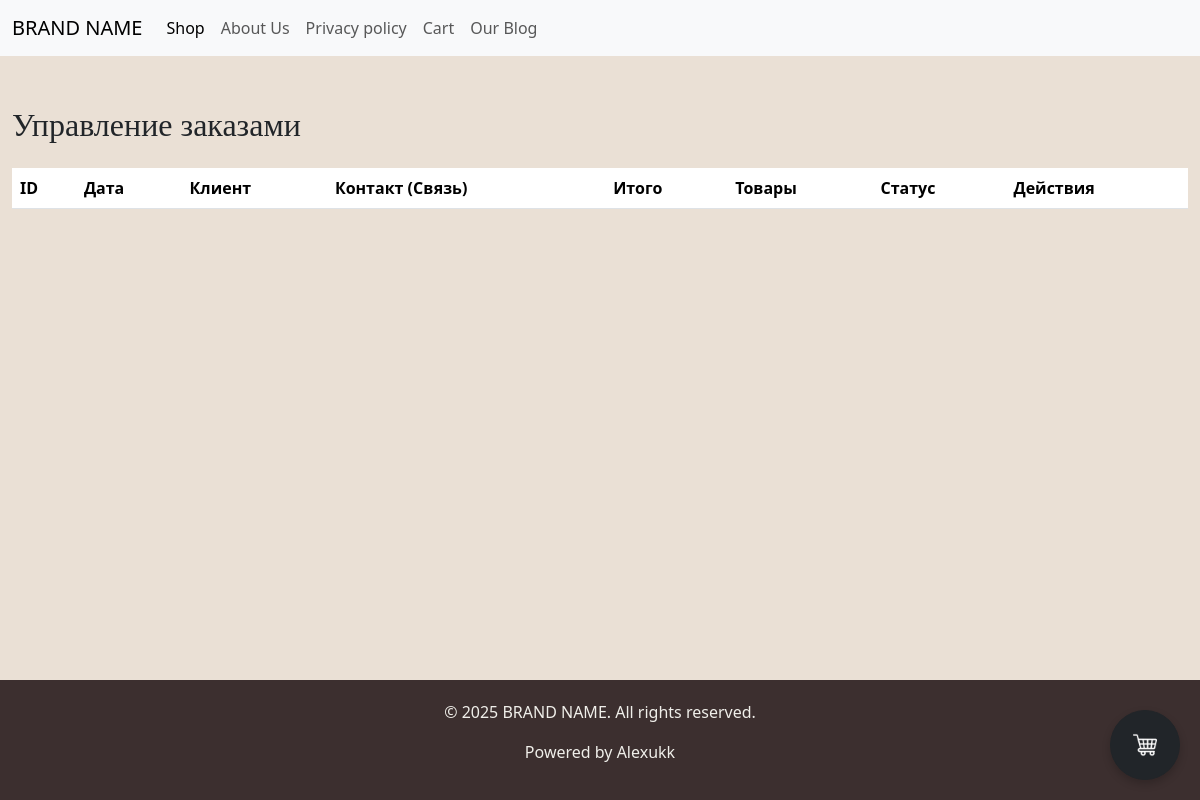
The app's page /admin/orders (signed in), older data.
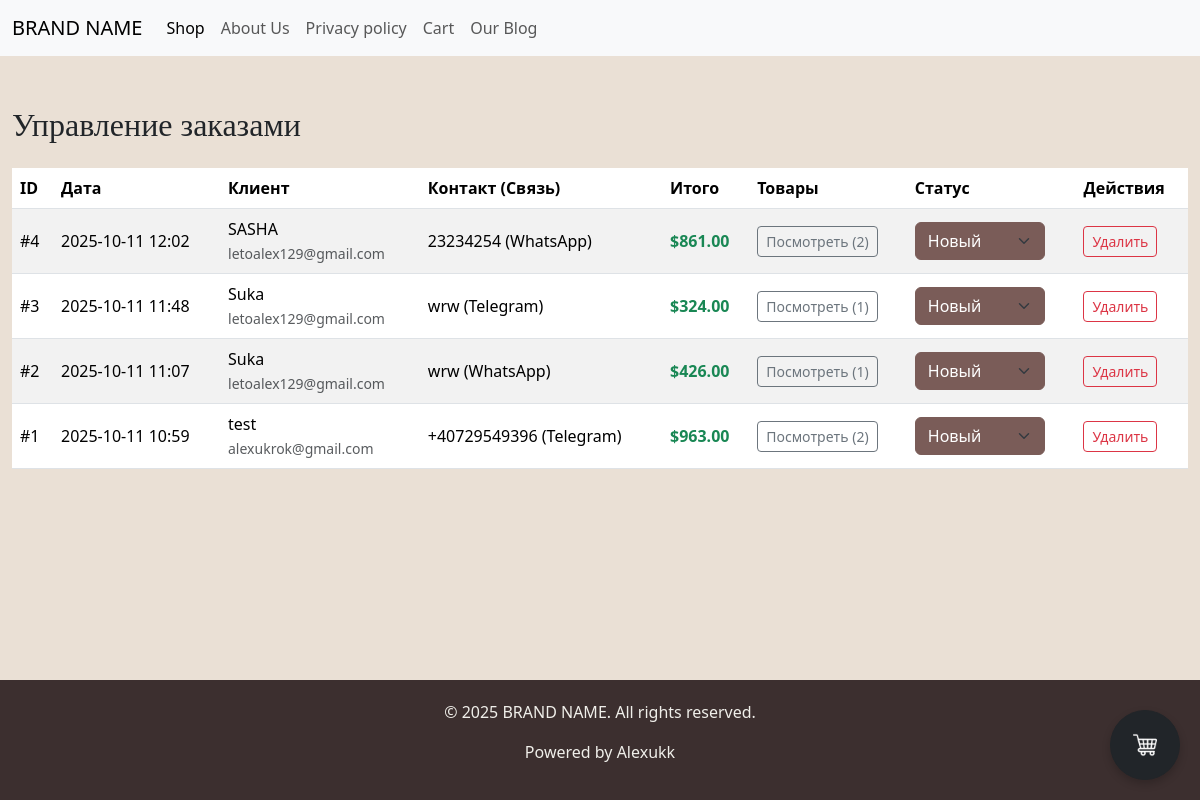
The same page, newer data.
### main.py (models this page shows)
class Order(db.Model):
    id = db.Column(db.Integer, primary_key=True)
    full_name = db.Column(db.String(150), nullable=False)
    email = db.Column(db.String(100), nullable=False)
    phone = db.Column(db.String(30), nullable=False)
    contact_way = db.Column(db.String(30), nullable=False)
    date = db.Column(db.DateTime, default=datetime.now(timezone.utc))
    status = db.Column(db.String(30), default='New')
    items = db.relationship('Order_item', backref='order', lazy='dynamic', cascade="all, delete-orphan")
    total_price = db.Column(db.Float, nullable=False, default=0.0)

### main.py (the view)
@app.route('/admin/orders')
def admin_orders():
    if not session.get("logged_in"):
        flash('You need to be logged in to access the admin panel.', 'warning')
        return redirect(url_for('login'))
    orders = Order.query.order_by(Order.date.desc()).all()
    return render_template('admin_orders.html', orders=orders)

### templates/admin_orders.html (shortened to what this page needs)
{% extends "base.html" %}
{% block content %}
<div class="container admin-container">
    <h2 class="mb-4">Управление заказами</h2>
    <div class="table-responsive">
        <table class="table table-hover table-striped align-middle">
            <thead>
                <tr>
                    <th>ID</th>
                    <th>Дата</th>
                    <th>Клиент</th>
                    <th>Контакт (Связь)</th>
                    <th>Итого</th>
                    <th>Товары</th>
                    <th>Статус</th>
                    <th>Действия</th>
                </tr>
            </thead>
            <tbody>
                {% for order in orders %}
                <tr id="order-row-{{ order.id }}">
                    <td>#{{ order.id }}</td>
                    <td>{{ order.date.strftime('%Y-%m-%d %H:%M') }}</td>
                    <td>
                        {{ order.full_name }}<br>
                        <small class="text-muted">{{ order.email }}</small>
                    </td>
                    <td>{{ order.phone }} ({{ order.contact_way }})</td>
                    <td><b class="text-success">${{ "%.2f" | format(order.total_price) }}</b></td>
                    <td>
                        <a href="#" class="btn btn-sm btn-outline-secondary" data-bs-toggle="modal" data-bs-target="#itemsModal{{ order.id }}">
                            Посмотреть ({{ order.items.count() }})
                        </a>
                    </td>
                    <td>
                        <select class="form-select status-select status-{{ order.status }}"
                                id="status-{{ order.id }}"
                                data-order-id="{{ order.id }}"
                                onchange="updateOrderStatus(this)">
                            <option value="New" {% if order.status == 'New' %}selected{% endif %} class="status-New">Новый</option>
                        </select>
                    </td>
                    <td>
                        <button class="btn btn-sm btn-outline-danger" onclick="deleteOrder({{ order.id }})">Удалить</button>
                    </td>
                </tr>
                {% endfor %}
            </tbody>
        </table>
    </div>
</div>
{% endblock %}

Row changes from the older to the newer data that the page shows:
added Order: id "4", date "2025-10-11 12:02", full_name "SASHA", email "letoalex129@gmail.com", phone "23234254", contact_way "WhatsApp", total_price "861.00", items.count "2", status+id "Новый"
added Order: id "3", date "2025-10-11 11:48", full_name "Suka", email "letoalex129@gmail.com", phone "wrw", contact_way "Telegram", total_price "324.00", items.count "1", status+id "Новый"
added Order: id "2", date "2025-10-11 11:07", full_name "Suka", email "letoalex129@gmail.com", phone "wrw", contact_way "WhatsApp", total_price "426.00", items.count "1", status+id "Новый"
added Order: id "1", date "2025-10-11 10:59", full_name "test", email "alexukrok@gmail.com", phone "+40729549396", contact_way "Telegram", total_price "963.00", items.count "2", status+id "Новый"
